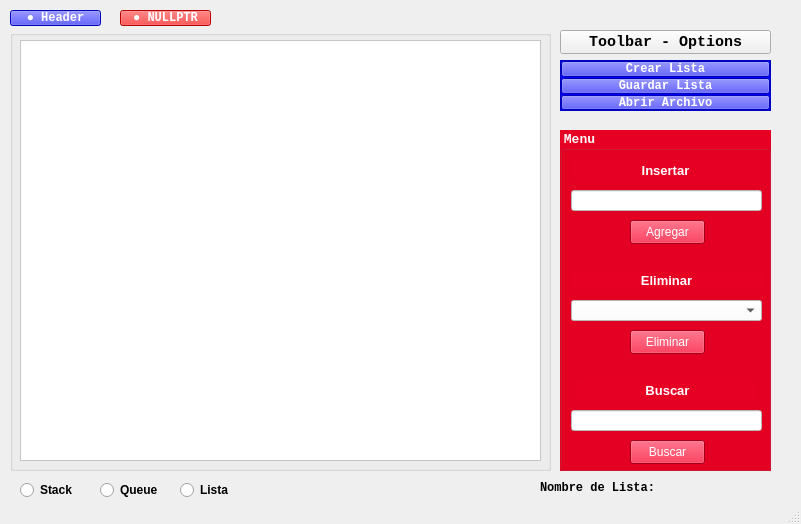
<?xml version="1.0" encoding="UTF-8"?>
<ui version="4.0">
 <class>MainWindowClass</class>
 <widget class="QMainWindow" name="MainWindowClass">
  <property name="geometry">
   <rect>
    <x>0</x>
    <y>0</y>
    <width>801</width>
    <height>524</height>
   </rect>
  </property>
  <property name="windowTitle">
   <string>MainWindow</string>
  </property>
  <property name="styleSheet">
   <string notr="true"/>
  </property>
  <widget class="QWidget" name="centralWidget">
   <widget class="QRadioButton" name="rb_listaEnlazada">
    <property name="geometry">
     <rect>
      <x>180</x>
      <y>480</y>
      <width>89</width>
      <height>20</height>
     </rect>
    </property>
    <property name="font">
     <font>
      <family>Segoe UI</family>
      <bold>true</bold>
     </font>
    </property>
    <property name="cursor">
     <cursorShape>PointingHandCursor</cursorShape>
    </property>
    <property name="text">
     <string>Lista</string>
    </property>
   </widget>
   <widget class="QPushButton" name="butt_toolbar">
    <property name="geometry">
     <rect>
      <x>560</x>
      <y>30</y>
      <width>211</width>
      <height>24</height>
     </rect>
    </property>
    <property name="font">
     <font>
      <family>Courier New</family>
      <pointsize>11</pointsize>
      <italic>false</italic>
      <bold>true</bold>
     </font>
    </property>
    <property name="cursor">
     <cursorShape>PointingHandCursor</cursorShape>
    </property>
    <property name="styleSheet">
     <string notr="true"/>
    </property>
    <property name="text">
     <string>Toolbar - Options</string>
    </property>
   </widget>
   <widget class="QFrame" name="frame_opciones">
    <property name="enabled">
     <bool>true</bool>
    </property>
    <property name="geometry">
     <rect>
      <x>560</x>
      <y>60</y>
      <width>211</width>
      <height>51</height>
     </rect>
    </property>
    <property name="styleSheet">
     <string notr="true">background-color: rgb(211, 211, 211);
background-color: rgb(0, 0, 255);</string>
    </property>
    <property name="frameShape">
     <enum>QFrame::StyledPanel</enum>
    </property>
    <property name="frameShadow">
     <enum>QFrame::Raised</enum>
    </property>
    <layout class="QVBoxLayout" name="verticalLayout">
     <property name="spacing">
      <number>1</number>
     </property>
     <property name="leftMargin">
      <number>0</number>
     </property>
     <property name="topMargin">
      <number>0</number>
     </property>
     <property name="rightMargin">
      <number>0</number>
     </property>
     <property name="bottomMargin">
      <number>0</number>
     </property>
     <item>
      <widget class="QPushButton" name="butt_crear_lista">
       <property name="enabled">
        <bool>true</bool>
       </property>
       <property name="font">
        <font>
         <family>Courier New</family>
         <bold>true</bold>
        </font>
       </property>
       <property name="cursor">
        <cursorShape>PointingHandCursor</cursorShape>
       </property>
       <property name="styleSheet">
        <string notr="true">color: rgb(255, 255, 255);
</string>
       </property>
       <property name="text">
        <string>Crear Lista</string>
       </property>
      </widget>
     </item>
     <item>
      <widget class="QPushButton" name="butt_guardar_lista">
       <property name="font">
        <font>
         <family>Courier New</family>
         <bold>true</bold>
        </font>
       </property>
       <property name="cursor">
        <cursorShape>PointingHandCursor</cursorShape>
       </property>
       <property name="styleSheet">
        <string notr="true">color: rgb(255, 255, 255);

</string>
       </property>
       <property name="text">
        <string>Guardar Lista</string>
       </property>
      </widget>
     </item>
     <item>
      <widget class="QPushButton" name="butt_abrir_archivo">
       <property name="font">
        <font>
         <family>Courier New</family>
         <bold>true</bold>
        </font>
       </property>
       <property name="cursor">
        <cursorShape>PointingHandCursor</cursorShape>
       </property>
       <property name="styleSheet">
        <string notr="true">color: rgb(255, 255, 255);

</string>
       </property>
       <property name="text">
        <string>Abrir Archivo</string>
       </property>
      </widget>
     </item>
    </layout>
   </widget>
   <widget class="QLabel" name="label_insertar_2">
    <property name="geometry">
     <rect>
      <x>540</x>
      <y>480</y>
      <width>121</width>
      <height>16</height>
     </rect>
    </property>
    <property name="font">
     <font>
      <family>Courier New</family>
      <bold>true</bold>
     </font>
    </property>
    <property name="styleSheet">
     <string notr="true"/>
    </property>
    <property name="text">
     <string>Nombre de Lista:</string>
    </property>
   </widget>
   <widget class="QRadioButton" name="rb_queue">
    <property name="geometry">
     <rect>
      <x>100</x>
      <y>480</y>
      <width>89</width>
      <height>20</height>
     </rect>
    </property>
    <property name="font">
     <font>
      <family>Segoe UI</family>
      <bold>true</bold>
     </font>
    </property>
    <property name="cursor">
     <cursorShape>PointingHandCursor</cursorShape>
    </property>
    <property name="text">
     <string>Queue</string>
    </property>
   </widget>
   <widget class="QRadioButton" name="rb_stack">
    <property name="geometry">
     <rect>
      <x>20</x>
      <y>480</y>
      <width>89</width>
      <height>20</height>
     </rect>
    </property>
    <property name="font">
     <font>
      <family>Segoe UI</family>
      <bold>true</bold>
     </font>
    </property>
    <property name="cursor">
     <cursorShape>PointingHandCursor</cursorShape>
    </property>
    <property name="styleSheet">
     <string notr="true"/>
    </property>
    <property name="text">
     <string>Stack</string>
    </property>
   </widget>
   <widget class="QGroupBox" name="groupBox">
    <property name="geometry">
     <rect>
      <x>10</x>
      <y>30</y>
      <width>541</width>
      <height>441</height>
     </rect>
    </property>
    <property name="cursor">
     <cursorShape>ForbiddenCursor</cursorShape>
    </property>
    <property name="styleSheet">
     <string notr="true"/>
    </property>
    <property name="title">
     <string/>
    </property>
    <widget class="QFrame" name="frame_view">
     <property name="geometry">
      <rect>
       <x>10</x>
       <y>10</y>
       <width>521</width>
       <height>421</height>
      </rect>
     </property>
     <property name="styleSheet">
      <string notr="true">background-color: rgb(211, 211, 211);
background-color: rgb(255, 255, 255);</string>
     </property>
     <property name="frameShape">
      <enum>QFrame::StyledPanel</enum>
     </property>
     <property name="frameShadow">
      <enum>QFrame::Raised</enum>
     </property>
     <widget class="QScrollArea" name="scroll_view">
      <property name="geometry">
       <rect>
        <x>0</x>
        <y>0</y>
        <width>521</width>
        <height>421</height>
       </rect>
      </property>
      <property name="widgetResizable">
       <bool>true</bool>
      </property>
      <widget class="QWidget" name="scroll_content">
       <property name="geometry">
        <rect>
         <x>0</x>
         <y>0</y>
         <width>519</width>
         <height>419</height>
        </rect>
       </property>
       <widget class="QWidget" name="verticalLayoutWidget">
        <property name="geometry">
         <rect>
          <x>9</x>
          <y>10</y>
          <width>501</width>
          <height>401</height>
         </rect>
        </property>
        <layout class="QVBoxLayout" name="layout">
         <property name="spacing">
          <number>20</number>
         </property>
         <property name="sizeConstraint">
          <enum>QLayout::SetNoConstraint</enum>
         </property>
         <property name="leftMargin">
          <number>200</number>
         </property>
         <property name="topMargin">
          <number>10</number>
         </property>
         <property name="rightMargin">
          <number>200</number>
         </property>
         <property name="bottomMargin">
          <number>10</number>
         </property>
         <item>
          <spacer name="verticalSpacer">
           <property name="orientation">
            <enum>Qt::Vertical</enum>
           </property>
           <property name="sizeType">
            <enum>QSizePolicy::Expanding</enum>
           </property>
           <property name="sizeHint" stdset="0">
            <size>
             <width>20</width>
             <height>40</height>
            </size>
           </property>
          </spacer>
         </item>
        </layout>
       </widget>
      </widget>
     </widget>
    </widget>
   </widget>
   <widget class="QPushButton" name="buttt_null">
    <property name="geometry">
     <rect>
      <x>120</x>
      <y>10</y>
      <width>91</width>
      <height>16</height>
     </rect>
    </property>
    <property name="font">
     <font>
      <family>Courier New</family>
      <bold>true</bold>
     </font>
    </property>
    <property name="cursor">
     <cursorShape>PointingHandCursor</cursorShape>
    </property>
    <property name="styleSheet">
     <string notr="true">color: rgb(255, 255, 255);

background-color: rgb(211, 211, 211);
background-color: rgb(255, 0, 0);</string>
    </property>
    <property name="text">
     <string>● NULLPTR</string>
    </property>
   </widget>
   <widget class="QLabel" name="label_archivo">
    <property name="geometry">
     <rect>
      <x>670</x>
      <y>480</y>
      <width>101</width>
      <height>16</height>
     </rect>
    </property>
    <property name="text">
     <string/>
    </property>
   </widget>
   <widget class="QPushButton" name="butt_header">
    <property name="geometry">
     <rect>
      <x>10</x>
      <y>10</y>
      <width>91</width>
      <height>16</height>
     </rect>
    </property>
    <property name="font">
     <font>
      <family>Courier New</family>
      <bold>true</bold>
     </font>
    </property>
    <property name="cursor">
     <cursorShape>PointingHandCursor</cursorShape>
    </property>
    <property name="styleSheet">
     <string notr="true">color: rgb(255, 255, 255);

background-color: rgb(211, 211, 211);
background-color: rgb(0, 0, 255);</string>
    </property>
    <property name="text">
     <string>● Header</string>
    </property>
   </widget>
   <widget class="QGroupBox" name="groupBox_menu">
    <property name="geometry">
     <rect>
      <x>560</x>
      <y>130</y>
      <width>211</width>
      <height>341</height>
     </rect>
    </property>
    <property name="palette">
     <palette>
      <active>
       <colorrole role="WindowText">
        <brush brushstyle="SolidPattern">
         <color alpha="255">
          <red>255</red>
          <green>255</green>
          <blue>255</blue>
         </color>
        </brush>
       </colorrole>
       <colorrole role="Button">
        <brush brushstyle="SolidPattern">
         <color alpha="255">
          <red>230</red>
          <green>0</green>
          <blue>35</blue>
         </color>
        </brush>
       </colorrole>
       <colorrole role="Light">
        <brush brushstyle="SolidPattern">
         <color alpha="255">
          <red>255</red>
          <green>255</green>
          <blue>255</blue>
         </color>
        </brush>
       </colorrole>
       <colorrole role="Midlight">
        <brush brushstyle="SolidPattern">
         <color alpha="255">
          <red>222</red>
          <green>222</green>
          <blue>222</blue>
         </color>
        </brush>
       </colorrole>
       <colorrole role="Dark">
        <brush brushstyle="SolidPattern">
         <color alpha="255">
          <red>94</red>
          <green>94</green>
          <blue>94</blue>
         </color>
        </brush>
       </colorrole>
       <colorrole role="Mid">
        <brush brushstyle="SolidPattern">
         <color alpha="255">
          <red>126</red>
          <green>126</green>
          <blue>126</blue>
         </color>
        </brush>
       </colorrole>
       <colorrole role="Text">
        <brush brushstyle="SolidPattern">
         <color alpha="255">
          <red>255</red>
          <green>255</green>
          <blue>255</blue>
         </color>
        </brush>
       </colorrole>
       <colorrole role="BrightText">
        <brush brushstyle="SolidPattern">
         <color alpha="255">
          <red>255</red>
          <green>255</green>
          <blue>255</blue>
         </color>
        </brush>
       </colorrole>
       <colorrole role="ButtonText">
        <brush brushstyle="SolidPattern">
         <color alpha="255">
          <red>255</red>
          <green>255</green>
          <blue>255</blue>
         </color>
        </brush>
       </colorrole>
       <colorrole role="Base">
        <brush brushstyle="SolidPattern">
         <color alpha="255">
          <red>230</red>
          <green>0</green>
          <blue>35</blue>
         </color>
        </brush>
       </colorrole>
       <colorrole role="Window">
        <brush brushstyle="SolidPattern">
         <color alpha="255">
          <red>230</red>
          <green>0</green>
          <blue>35</blue>
         </color>
        </brush>
       </colorrole>
       <colorrole role="Shadow">
        <brush brushstyle="SolidPattern">
         <color alpha="255">
          <red>0</red>
          <green>0</green>
          <blue>0</blue>
         </color>
        </brush>
       </colorrole>
       <colorrole role="AlternateBase">
        <brush brushstyle="SolidPattern">
         <color alpha="255">
          <red>222</red>
          <green>222</green>
          <blue>222</blue>
         </color>
        </brush>
       </colorrole>
       <colorrole role="ToolTipBase">
        <brush brushstyle="SolidPattern">
         <color alpha="255">
          <red>255</red>
          <green>255</green>
          <blue>220</blue>
         </color>
        </brush>
       </colorrole>
       <colorrole role="ToolTipText">
        <brush brushstyle="SolidPattern">
         <color alpha="255">
          <red>0</red>
          <green>0</green>
          <blue>0</blue>
         </color>
        </brush>
       </colorrole>
       <colorrole role="PlaceholderText">
        <brush brushstyle="SolidPattern">
         <color alpha="128">
          <red>255</red>
          <green>255</green>
          <blue>255</blue>
         </color>
        </brush>
       </colorrole>
      </active>
      <inactive>
       <colorrole role="WindowText">
        <brush brushstyle="SolidPattern">
         <color alpha="255">
          <red>255</red>
          <green>255</green>
          <blue>255</blue>
         </color>
        </brush>
       </colorrole>
       <colorrole role="Button">
        <brush brushstyle="SolidPattern">
         <color alpha="255">
          <red>230</red>
          <green>0</green>
          <blue>35</blue>
         </color>
        </brush>
       </colorrole>
       <colorrole role="Light">
        <brush brushstyle="SolidPattern">
         <color alpha="255">
          <red>255</red>
          <green>255</green>
          <blue>255</blue>
         </color>
        </brush>
       </colorrole>
       <colorrole role="Midlight">
        <brush brushstyle="SolidPattern">
         <color alpha="255">
          <red>227</red>
          <green>227</green>
          <blue>227</blue>
         </color>
        </brush>
       </colorrole>
       <colorrole role="Dark">
        <brush brushstyle="SolidPattern">
         <color alpha="255">
          <red>160</red>
          <green>160</green>
          <blue>160</blue>
         </color>
        </brush>
       </colorrole>
       <colorrole role="Mid">
        <brush brushstyle="SolidPattern">
         <color alpha="255">
          <red>160</red>
          <green>160</green>
          <blue>160</blue>
         </color>
        </brush>
       </colorrole>
       <colorrole role="Text">
        <brush brushstyle="SolidPattern">
         <color alpha="255">
          <red>255</red>
          <green>255</green>
          <blue>255</blue>
         </color>
        </brush>
       </colorrole>
       <colorrole role="BrightText">
        <brush brushstyle="SolidPattern">
         <color alpha="255">
          <red>255</red>
          <green>255</green>
          <blue>255</blue>
         </color>
        </brush>
       </colorrole>
       <colorrole role="ButtonText">
        <brush brushstyle="SolidPattern">
         <color alpha="255">
          <red>255</red>
          <green>255</green>
          <blue>255</blue>
         </color>
        </brush>
       </colorrole>
       <colorrole role="Base">
        <brush brushstyle="SolidPattern">
         <color alpha="255">
          <red>230</red>
          <green>0</green>
          <blue>35</blue>
         </color>
        </brush>
       </colorrole>
       <colorrole role="Window">
        <brush brushstyle="SolidPattern">
         <color alpha="255">
          <red>230</red>
          <green>0</green>
          <blue>35</blue>
         </color>
        </brush>
       </colorrole>
       <colorrole role="Shadow">
        <brush brushstyle="SolidPattern">
         <color alpha="255">
          <red>105</red>
          <green>105</green>
          <blue>105</blue>
         </color>
        </brush>
       </colorrole>
       <colorrole role="AlternateBase">
        <brush brushstyle="SolidPattern">
         <color alpha="255">
          <red>245</red>
          <green>245</green>
          <blue>245</blue>
         </color>
        </brush>
       </colorrole>
       <colorrole role="ToolTipBase">
        <brush brushstyle="SolidPattern">
         <color alpha="255">
          <red>255</red>
          <green>255</green>
          <blue>220</blue>
         </color>
        </brush>
       </colorrole>
       <colorrole role="ToolTipText">
        <brush brushstyle="SolidPattern">
         <color alpha="255">
          <red>0</red>
          <green>0</green>
          <blue>0</blue>
         </color>
        </brush>
       </colorrole>
       <colorrole role="PlaceholderText">
        <brush brushstyle="SolidPattern">
         <color alpha="128">
          <red>255</red>
          <green>255</green>
          <blue>255</blue>
         </color>
        </brush>
       </colorrole>
      </inactive>
      <disabled>
       <colorrole role="WindowText">
        <brush brushstyle="SolidPattern">
         <color alpha="255">
          <red>255</red>
          <green>255</green>
          <blue>255</blue>
         </color>
        </brush>
       </colorrole>
       <colorrole role="Button">
        <brush brushstyle="SolidPattern">
         <color alpha="255">
          <red>230</red>
          <green>0</green>
          <blue>35</blue>
         </color>
        </brush>
       </colorrole>
       <colorrole role="Light">
        <brush brushstyle="SolidPattern">
         <color alpha="255">
          <red>255</red>
          <green>255</green>
          <blue>255</blue>
         </color>
        </brush>
       </colorrole>
       <colorrole role="Midlight">
        <brush brushstyle="SolidPattern">
         <color alpha="255">
          <red>222</red>
          <green>222</green>
          <blue>222</blue>
         </color>
        </brush>
       </colorrole>
       <colorrole role="Dark">
        <brush brushstyle="SolidPattern">
         <color alpha="255">
          <red>94</red>
          <green>94</green>
          <blue>94</blue>
         </color>
        </brush>
       </colorrole>
       <colorrole role="Mid">
        <brush brushstyle="SolidPattern">
         <color alpha="255">
          <red>126</red>
          <green>126</green>
          <blue>126</blue>
         </color>
        </brush>
       </colorrole>
       <colorrole role="Text">
        <brush brushstyle="SolidPattern">
         <color alpha="255">
          <red>255</red>
          <green>255</green>
          <blue>255</blue>
         </color>
        </brush>
       </colorrole>
       <colorrole role="BrightText">
        <brush brushstyle="SolidPattern">
         <color alpha="255">
          <red>255</red>
          <green>255</green>
          <blue>255</blue>
         </color>
        </brush>
       </colorrole>
       <colorrole role="ButtonText">
        <brush brushstyle="SolidPattern">
         <color alpha="255">
          <red>255</red>
          <green>255</green>
          <blue>255</blue>
         </color>
        </brush>
       </colorrole>
       <colorrole role="Base">
        <brush brushstyle="SolidPattern">
         <color alpha="255">
          <red>230</red>
          <green>0</green>
          <blue>35</blue>
         </color>
        </brush>
       </colorrole>
       <colorrole role="Window">
        <brush brushstyle="SolidPattern">
         <color alpha="255">
          <red>230</red>
          <green>0</green>
          <blue>35</blue>
         </color>
        </brush>
       </colorrole>
       <colorrole role="Shadow">
        <brush brushstyle="SolidPattern">
         <color alpha="255">
          <red>0</red>
          <green>0</green>
          <blue>0</blue>
         </color>
        </brush>
       </colorrole>
       <colorrole role="AlternateBase">
        <brush brushstyle="SolidPattern">
         <color alpha="255">
          <red>245</red>
          <green>245</green>
          <blue>245</blue>
         </color>
        </brush>
       </colorrole>
       <colorrole role="ToolTipBase">
        <brush brushstyle="SolidPattern">
         <color alpha="255">
          <red>255</red>
          <green>255</green>
          <blue>220</blue>
         </color>
        </brush>
       </colorrole>
       <colorrole role="ToolTipText">
        <brush brushstyle="SolidPattern">
         <color alpha="255">
          <red>0</red>
          <green>0</green>
          <blue>0</blue>
         </color>
        </brush>
       </colorrole>
       <colorrole role="PlaceholderText">
        <brush brushstyle="SolidPattern">
         <color alpha="128">
          <red>255</red>
          <green>255</green>
          <blue>255</blue>
         </color>
        </brush>
       </colorrole>
      </disabled>
     </palette>
    </property>
    <property name="font">
     <font>
      <family>Courier New</family>
      <pointsize>10</pointsize>
      <bold>true</bold>
     </font>
    </property>
    <property name="styleSheet">
     <string notr="true">background-color: rgb(230, 0, 35);color: rgb(255, 255, 255);
border-color: rgb(0, 0, 0);</string>
    </property>
    <property name="title">
     <string>Menu</string>
    </property>
    <widget class="QLineEdit" name="txt_buscar">
     <property name="geometry">
      <rect>
       <x>11</x>
       <y>280</y>
       <width>191</width>
       <height>21</height>
      </rect>
     </property>
     <property name="styleSheet">
      <string notr="true">background-color: rgb(255, 255, 255);background-color: rgb(255, 255, 255);color: rgb(0, 0, 0);</string>
     </property>
    </widget>
    <widget class="QLabel" name="label_buscar">
     <property name="geometry">
      <rect>
       <x>17</x>
       <y>250</y>
       <width>181</width>
       <height>20</height>
      </rect>
     </property>
     <property name="sizePolicy">
      <sizepolicy hsizetype="Minimum" vsizetype="Preferred">
       <horstretch>0</horstretch>
       <verstretch>0</verstretch>
      </sizepolicy>
     </property>
     <property name="font">
      <font>
       <family>Segoe UI</family>
       <pointsize>10</pointsize>
       <bold>true</bold>
      </font>
     </property>
     <property name="styleSheet">
      <string notr="true"/>
     </property>
     <property name="text">
      <string>Buscar</string>
     </property>
     <property name="alignment">
      <set>Qt::AlignCenter</set>
     </property>
    </widget>
    <widget class="QPushButton" name="butt_buscar">
     <property name="geometry">
      <rect>
       <x>70</x>
       <y>310</y>
       <width>75</width>
       <height>24</height>
      </rect>
     </property>
     <property name="sizePolicy">
      <sizepolicy hsizetype="Minimum" vsizetype="Fixed">
       <horstretch>0</horstretch>
       <verstretch>0</verstretch>
      </sizepolicy>
     </property>
     <property name="cursor">
      <cursorShape>PointingHandCursor</cursorShape>
     </property>
     <property name="styleSheet">
      <string notr="true"/>
     </property>
     <property name="text">
      <string>Buscar</string>
     </property>
    </widget>
    <widget class="QComboBox" name="combo_eliminar">
     <property name="geometry">
      <rect>
       <x>11</x>
       <y>170</y>
       <width>191</width>
       <height>21</height>
      </rect>
     </property>
     <property name="cursor">
      <cursorShape>PointingHandCursor</cursorShape>
     </property>
     <property name="styleSheet">
      <string notr="true">background-color: rgb(255, 255, 255);color: rgb(0, 0, 0);</string>
     </property>
    </widget>
    <widget class="QLabel" name="label_eliminar">
     <property name="geometry">
      <rect>
       <x>11</x>
       <y>140</y>
       <width>191</width>
       <height>20</height>
      </rect>
     </property>
     <property name="sizePolicy">
      <sizepolicy hsizetype="Minimum" vsizetype="Preferred">
       <horstretch>0</horstretch>
       <verstretch>0</verstretch>
      </sizepolicy>
     </property>
     <property name="font">
      <font>
       <family>Segoe UI</family>
       <pointsize>10</pointsize>
       <bold>true</bold>
      </font>
     </property>
     <property name="styleSheet">
      <string notr="true"/>
     </property>
     <property name="text">
      <string>Eliminar</string>
     </property>
     <property name="alignment">
      <set>Qt::AlignCenter</set>
     </property>
    </widget>
    <widget class="QPushButton" name="butt_eliminar">
     <property name="geometry">
      <rect>
       <x>70</x>
       <y>200</y>
       <width>75</width>
       <height>24</height>
      </rect>
     </property>
     <property name="sizePolicy">
      <sizepolicy hsizetype="Minimum" vsizetype="Fixed">
       <horstretch>0</horstretch>
       <verstretch>0</verstretch>
      </sizepolicy>
     </property>
     <property name="font">
      <font>
       <family>Segoe UI</family>
       <pointsize>9</pointsize>
       <italic>false</italic>
       <bold>false</bold>
      </font>
     </property>
     <property name="cursor">
      <cursorShape>PointingHandCursor</cursorShape>
     </property>
     <property name="styleSheet">
      <string notr="true"/>
     </property>
     <property name="text">
      <string>Eliminar</string>
     </property>
    </widget>
    <widget class="QLabel" name="label_insertar">
     <property name="geometry">
      <rect>
       <x>10</x>
       <y>30</y>
       <width>191</width>
       <height>20</height>
      </rect>
     </property>
     <property name="sizePolicy">
      <sizepolicy hsizetype="Minimum" vsizetype="Preferred">
       <horstretch>0</horstretch>
       <verstretch>0</verstretch>
      </sizepolicy>
     </property>
     <property name="font">
      <font>
       <family>Segoe UI</family>
       <pointsize>10</pointsize>
       <bold>true</bold>
      </font>
     </property>
     <property name="styleSheet">
      <string notr="true">color: rgb(255, 255, 255);</string>
     </property>
     <property name="text">
      <string>Insertar</string>
     </property>
     <property name="alignment">
      <set>Qt::AlignCenter</set>
     </property>
    </widget>
    <widget class="QLineEdit" name="txt_insertar">
     <property name="geometry">
      <rect>
       <x>11</x>
       <y>60</y>
       <width>191</width>
       <height>21</height>
      </rect>
     </property>
     <property name="sizePolicy">
      <sizepolicy hsizetype="Expanding" vsizetype="Fixed">
       <horstretch>0</horstretch>
       <verstretch>0</verstretch>
      </sizepolicy>
     </property>
     <property name="styleSheet">
      <string notr="true">background-color: rgb(255, 255, 255);color: rgb(0, 0, 0);
border-color: rgb(0, 0, 0);</string>
     </property>
    </widget>
    <widget class="QPushButton" name="butt_agregar">
     <property name="enabled">
      <bool>true</bool>
     </property>
     <property name="geometry">
      <rect>
       <x>70</x>
       <y>90</y>
       <width>75</width>
       <height>24</height>
      </rect>
     </property>
     <property name="sizePolicy">
      <sizepolicy hsizetype="Minimum" vsizetype="Fixed">
       <horstretch>0</horstretch>
       <verstretch>0</verstretch>
      </sizepolicy>
     </property>
     <property name="baseSize">
      <size>
       <width>0</width>
       <height>0</height>
      </size>
     </property>
     <property name="cursor">
      <cursorShape>PointingHandCursor</cursorShape>
     </property>
     <property name="layoutDirection">
      <enum>Qt::LeftToRight</enum>
     </property>
     <property name="styleSheet">
      <string notr="true">background-color: rgb(230, 0, 35);</string>
     </property>
     <property name="text">
      <string>Agregar</string>
     </property>
    </widget>
   </widget>
  </widget>
  <widget class="QStatusBar" name="statusBar"/>
  <action name="actionCrear_Lista">
   <property name="text">
    <string>Crear Lista</string>
   </property>
  </action>
  <action name="actionEditar_Lista">
   <property name="text">
    <string>Editar Lista (abrir)</string>
   </property>
  </action>
  <action name="actionGuardar_Lista">
   <property name="text">
    <string>Guardar Lista</string>
   </property>
  </action>
 </widget>
 <layoutdefault spacing="6" margin="11"/>
 <resources>
  <include location="MainWindow.qrc"/>
 </resources>
 <connections/>
</ui>
